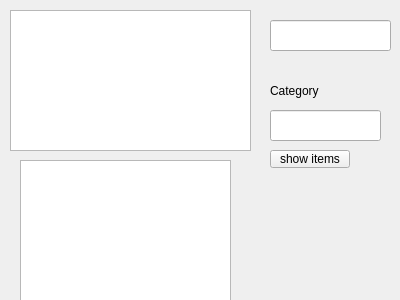
<?xml version="1.0" encoding="UTF-8"?>
<ui version="4.0">
 <class>GUI</class>
 <widget class="QWidget" name="GUI">
  <property name="geometry">
   <rect>
    <x>0</x>
    <y>0</y>
    <width>400</width>
    <height>300</height>
   </rect>
  </property>
  <property name="windowTitle">
   <string>Form</string>
  </property>
  <widget class="QListWidget" name="listWidget">
   <property name="geometry">
    <rect>
     <x>10</x>
     <y>10</y>
     <width>241</width>
     <height>141</height>
    </rect>
   </property>
  </widget>
  <widget class="QLineEdit" name="name_lineEdit">
   <property name="geometry">
    <rect>
     <x>270</x>
     <y>20</y>
     <width>121</width>
     <height>31</height>
    </rect>
   </property>
  </widget>
  <widget class="QLineEdit" name="category_lineEdit">
   <property name="geometry">
    <rect>
     <x>270</x>
     <y>110</y>
     <width>111</width>
     <height>31</height>
    </rect>
   </property>
  </widget>
  <widget class="QLabel" name="label">
   <property name="geometry">
    <rect>
     <x>270</x>
     <y>80</y>
     <width>51</width>
     <height>21</height>
    </rect>
   </property>
   <property name="text">
    <string>Category</string>
   </property>
  </widget>
  <widget class="QPushButton" name="show_pushButton">
   <property name="geometry">
    <rect>
     <x>270</x>
     <y>150</y>
     <width>80</width>
     <height>18</height>
    </rect>
   </property>
   <property name="text">
    <string>show items</string>
   </property>
  </widget>
  <widget class="QListWidget" name="category_listWidget">
   <property name="geometry">
    <rect>
     <x>20</x>
     <y>160</y>
     <width>211</width>
     <height>141</height>
    </rect>
   </property>
  </widget>
 </widget>
 <resources/>
 <connections/>
</ui>
